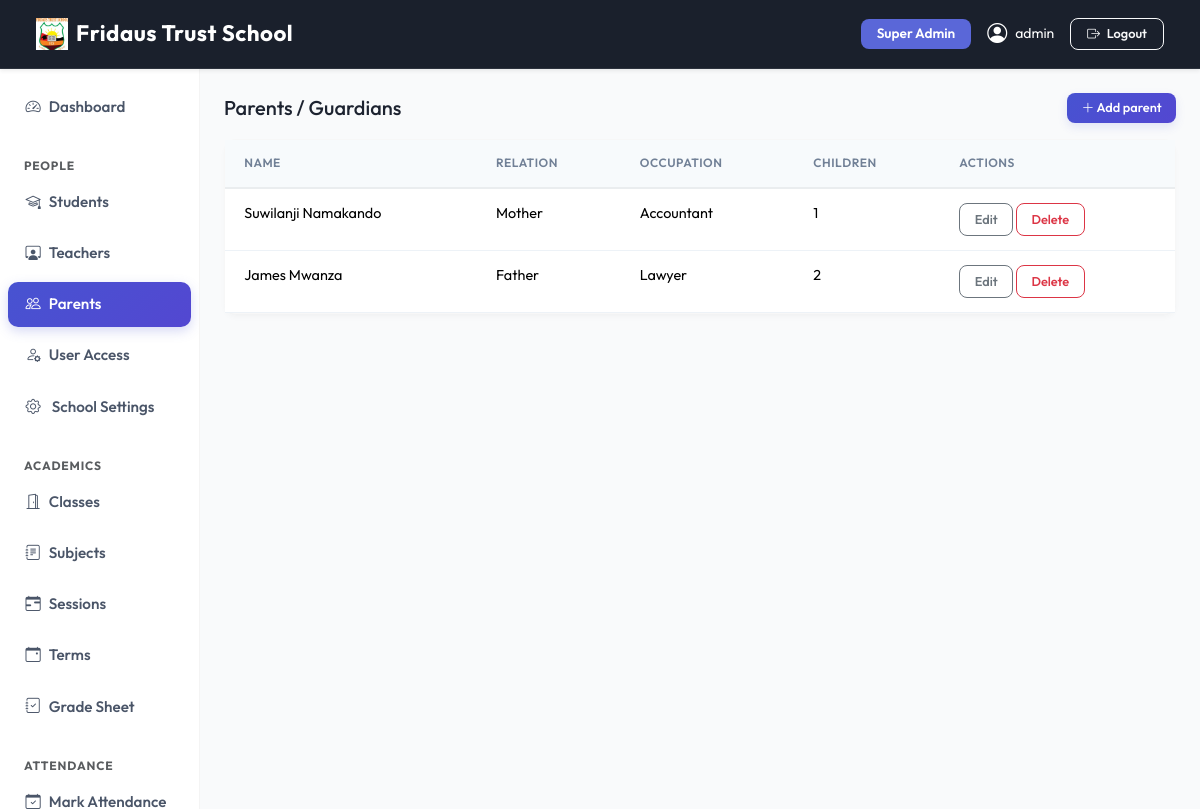
Page /people/parents/ (signed in) on the committed database.
### apps/dashboard/models.py (models this page shows, shortened)
class SchoolSettings(models.Model):
    school_name    = models.CharField(max_length=200, default='SchoolMS')
    logo           = models.ImageField(upload_to='school/logo/', blank=True, null=True)
    favicon        = models.ImageField(upload_to='school/favicon/', blank=True, null=True)
    primary_color  = models.CharField(max_length=7, default='#5a67d8', help_text='Hex color e.g. #5a67d8')
    secondary_color= models.CharField(max_length=7, default='#4c51bf')
    sidebar_color  = models.CharField(max_length=7, default='#ffffff')
    navbar_color   = models.CharField(max_length=7, default='#1a202c')
    address        = models.TextField(blank=True)
    phone          = models.CharField(max_length=20, blank=True)
    email          = models.EmailField(blank=True)
    website        = models.URLField(blank=True)
    class Meta:
        verbose_name = 'School Settings'
    @classmethod
    def get(cls):
        obj, _ = cls.objects.get_or_create(pk=1)
        return obj

### apps/accounts/models.py (models this page shows, shortened)
class User(AbstractUser):
    ROLE_CHOICES = (
        ('superadmin', 'Super Admin'),
        ('admin', 'Admin'),
        ('teacher', 'Teacher'),
        ('student', 'Student'),
        ('parent', 'Parent'),
    )
    role = models.CharField(max_length=20, choices=ROLE_CHOICES)
    phone = models.CharField(max_length=20, blank=True, null=True)
    profile_pic = models.ImageField(upload_to='profile_pictures/', blank=True, null=True)
    created_at = models.DateTimeField(auto_now_add=True)
    @property
    def is_admin(self):
        return self.role in ['superadmin', 'admin'] or self.is_superuser
    def __str__(self):
        return f"{self.get_full_name() or self.username} ({self.get_role_display()})"

### apps/people/models.py (models this page shows, shortened)
class Parent(models.Model):
    RELATION_CHOICES = [('father','Father'),('mother','Mother'),('guardian','Guardian')]
    user      = models.OneToOneField(User, on_delete=models.CASCADE, related_name='parent_profile')
    relation  = models.CharField(max_length=20, choices=RELATION_CHOICES)
    occupation= models.CharField(max_length=100, blank=True)
    students  = models.ManyToManyField(Student, related_name='parents', blank=True)

### apps/people/views.py (the view)
# urls.py: path('parents/',                     views.parent_list,    name='parent_list'),
@login_required
@admin_required
def parent_list(request):
    parents = Parent.objects.select_related('user').all()
    return render(request, 'people/parent_list.html', {'parents': parents})

### apps/dashboard/context_processors.py (called while the page is built)
def school_settings(request):
    return {'school_settings': SchoolSettings.get()}

### templates/people/parent_list.html (shortened to what this page needs)
{% extends 'base.html' %}
{% block content %}
<div class="d-flex justify-content-between align-items-center mb-3">
  <h5 class="mb-0">Parents / Guardians</h5>
  <a href="{% url 'people:parent_create' %}" class="btn btn-primary btn-sm">
    <i class="bi bi-plus-lg"></i> Add parent
  </a>
</div>
<div class="card">
  <table class="table table-hover mb-0">
    <thead class="table-light">
      <tr><th>Name</th><th>Relation</th><th>Occupation</th><th>Children</th><th>Actions</th></tr>
    </thead>
    <tbody>
    {% for p in parents %}
    <tr>
      <td>{{ p.user.get_full_name }}</td>
      <td>{{ p.get_relation_display }}</td>
      <td>{{ p.occupation|default:"—" }}</td>
      <td>{{ p.students.count }}</td>
      <td>
        <a href="{% url 'people:parent_update' p.pk %}" class="btn btn-sm btn-outline-secondary">Edit</a>
        <button class="btn btn-sm btn-outline-danger btn-delete" data-url="{% url 'people:parent_delete' p.pk %}">Delete</button>
      </td>
    </tr>
    {% empty %}
    <tr><td colspan="5" class="text-center text-muted py-4">No parents yet.</td></tr>
    {% endfor %}
    </tbody>
  </table>
</div>
{% endblock %}

### templates/base.html (shortened to what this page needs)
{% load static %}
<!DOCTYPE html>
<html lang="en">
<head>
  <link href="https://cdn.jsdelivr.net/npm/bootstrap@5.3.2/dist/css/bootstrap.min.css" rel="stylesheet">
  <link href="https://cdn.jsdelivr.net/npm/bootstrap-icons@1.11.3/font/bootstrap-icons.css" rel="stylesheet">
  <link href="https://cdnjs.cloudflare.com/ajax/libs/toastr.js/latest/toastr.min.css" rel="stylesheet">
  <link href="{% static 'css/modern.css' %}" rel="stylesheet">
  <link href="https://cdn.jsdelivr.net/npm/select2@4.1.0-rc.0/dist/css/select2.min.css" rel="stylesheet">
  <link href="https://cdn.jsdelivr.net/npm/select2-bootstrap-5-theme@1.3.0/dist/select2-bootstrap-5-theme.min.css" rel="stylesheet">
</head>
<body>
{% if user.is_authenticated %}
<nav class="navbar navbar-expand-lg navbar-dark sticky-top d-print-none shadow-sm"
     style="background-color: {{ school_settings.navbar_color|default:'#1a202c' }} !important;">
  <div class="container-fluid">
    <a class="navbar-brand fw-bold text-white d-flex align-items-center gap-2" href="/">
      {% if school_settings.logo %}
        <img src="{{ school_settings.logo.url }}" height="32" style="object-fit:contain;" alt="{{ school_settings.school_name }}">
      {% else %}
        <i class="bi bi-shield-check" style="color: var(--school-primary);"></i>
      {% endif %}
      <span>{{ school_settings.school_name|default:"SchoolMS" }}</span>
    </a>
    <div class="collapse navbar-collapse" id="navbarNav">
      <div class="ms-auto d-flex align-items-center gap-3 mt-2 mt-lg-0">
        <span class="badge bg-primary px-3 py-2 text-capitalize" style="font-size: 0.85rem;">{{ user.get_role_display }}</span>
        <a href="{% url 'accounts:profile' %}" class="text-white text-decoration-none d-flex align-items-center gap-2 small">
          {% if user.profile_pic %}
            <img src="{{ user.profile_pic.url }}" class="rounded-circle border border-2 border-white" width="32" height="32" style="object-fit:cover">
          {% else %}
            <i class="bi bi-person-circle fs-5"></i>
          {% endif %}
          <span class="d-none d-sm-inline">{{ user.get_full_name|default:user.username }}</span>
        </a>
        <a href="{% url 'accounts:logout' %}" class="btn btn-outline-light btn-sm px-3"><i class="bi bi-box-arrow-right me-1"></i> Logout</a>
      </div>
    </div>
  </div>
</nav>
<div class="container-fluid">
  <div class="row">
    <aside class="col-lg-2 col-md-3 d-none d-md-block pt-3 px-0 border-end" id="sidebar">
  {% include 'partials/sidebar.html' %}
</aside>
    <main class="col-lg-10 col-md-9 ms-sm-auto px-md-4 py-4 animate-fade-in">
      {% block content %}{% endblock %}
    </main>
  </div>
</div>
{% else %}
  {% block auth_content %}{% endblock %}
{% endif %}
</body>
</html>

### static/css/modern.css (style rules this page uses)
:root { --primary-hsl: 235, 65%, 60%; --success-hsl: 150, 60%, 45%; --warning-hsl: 35, 85%, 55%; --danger-hsl: 355, 75%, 55%; --info-hsl: 185, 70%, 45%; --dark-hsl: 220, 30%, 12%; --bg-hsl: 220, 20%, 97%; --card-bg-hsl: 0, 0%, 100%; --text-muted-hsl: 220, 10%, 50%; --border-radius-sm: 8px; --border-radius-md: 14px; --border-radius-lg: 20px; --shadow-sm: 0 4px 6px -1px rgba(0, 0, 0, 0.05), 0 2px 4px -1px rgba(0, 0, 0, 0.03); --shadow-md: 0 10px 15px -3px rgba(0, 0, 0, 0.06), 0 4px 6px -2px rgba(0, 0, 0, 0.04); --shadow-lg: 0 20px 25px -5px rgba(0, 0, 0, 0.08), 0 10px 10px -5px rgba(0, 0, 0, 0.04); --transition-smooth: all 0.3s cubic-bezier(0.4, 0, 0.2, 1); }
body { font-family: 'Outfit', sans-serif; background-color: hsl(var(--bg-hsl)); color: hsl(var(--dark-hsl)); -webkit-font-smoothing: antialiased; }
.card { border: 1px solid rgba(0, 0, 0, 0.035) !important; border-radius: var(--border-radius-md) !important; box-shadow: var(--shadow-sm); background: #ffffff; transition: var(--transition-smooth); }
#sidebar { background-color: #ffffff; border-right: 1px solid rgba(0, 0, 0, 0.045) !important; padding-top: 1.25rem; }
.table { margin-bottom: 0; }
.table th { background-color: #f7fafc; color: #718096; font-size: 0.72rem; text-transform: uppercase; letter-spacing: 0.8px; padding: 0.9rem 1.2rem; font-weight: 700; }
.table td { padding: 0.9rem 1.2rem; font-size: 0.9rem; border-bottom: 1px solid #edf2f7; }
.btn { border-radius: 10px; font-weight: 600; padding: 0.55rem 1.25rem; font-size: 0.9rem; transition: var(--transition-smooth); }
.btn-sm { padding: 0.35rem 0.9rem; font-size: 0.8rem; border-radius: 8px; }
.btn-primary { background: linear-gradient(135deg, hsl(var(--primary-hsl)) 0%, hsl(245, 60%, 55%) 100%); border: none; box-shadow: 0 4px 10px rgba(90, 103, 216, 0.15); }
.badge { padding: 0.45em 0.85em; font-weight: 600; font-size: 0.75rem; border-radius: 8px; }
.table-responsive, main, .content-wrapper { overflow: visible !important; }
body { height: 100vh !important; max-height: 100vh !important; overflow: hidden !important; }
.container-fluid > .row { height: calc(100vh - 60px); overflow: hidden !important; display: flex; flex-wrap: nowrap; }
#sidebar { height: 100% !important; overflow-y: auto !important; overflow-x: hidden; }
main { height: 100% !important; flex: 1; overflow-y: auto !important; overflow-x: hidden; }

### rows in the picture
SchoolSettings: logo (picture), school_name "Fridaus Trust School"
User: role "Super Admin", get_full_name "admin"
Parent: user.get_full_name "Suwilanji Namakando", relation "Mother", occupation "Accountant", students.count "1"
Parent: user.get_full_name "James Mwanza", relation "Father", occupation "Lawyer", students.count "2"
